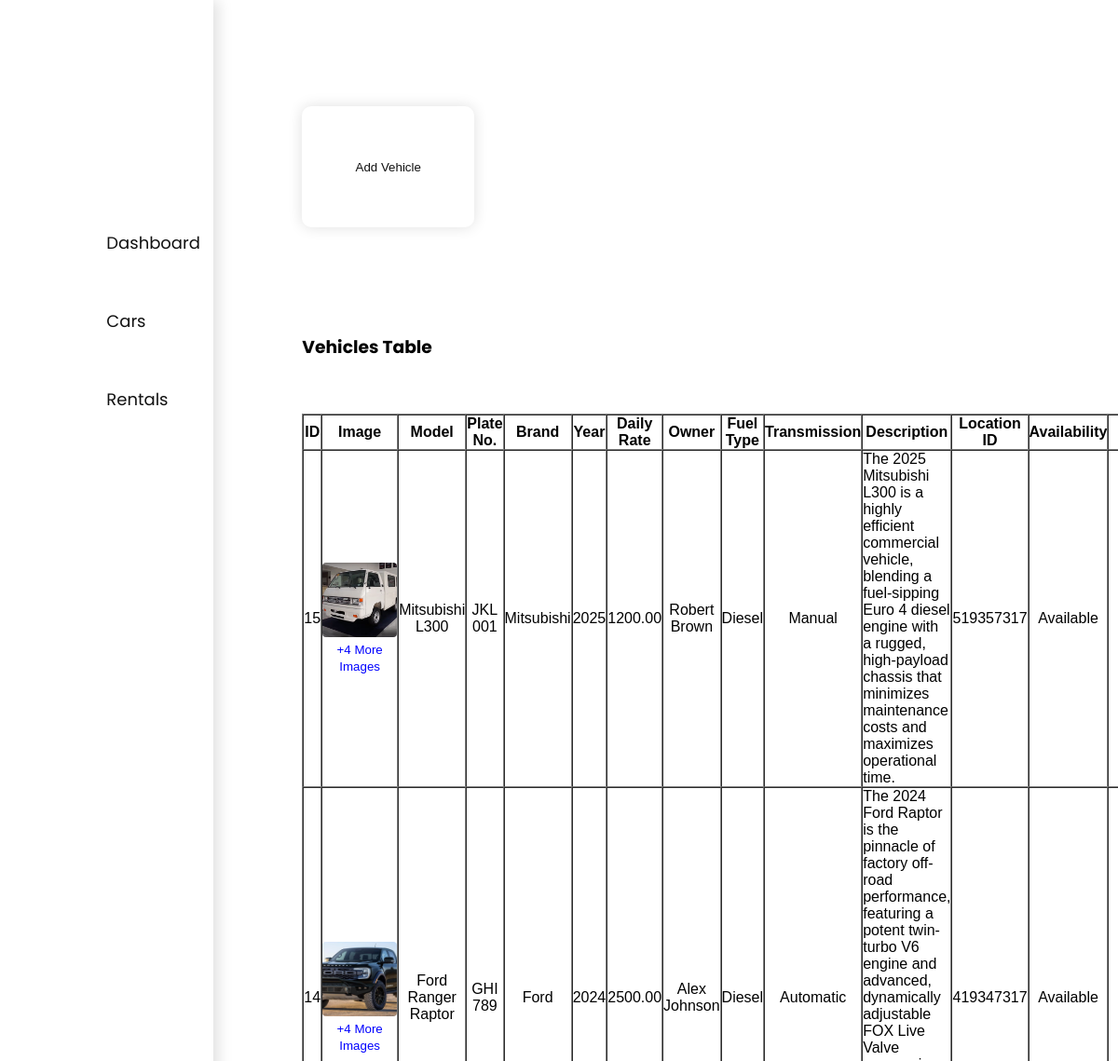
The app's page /vnm-system/php/cars/cars.php (upper part), older data.
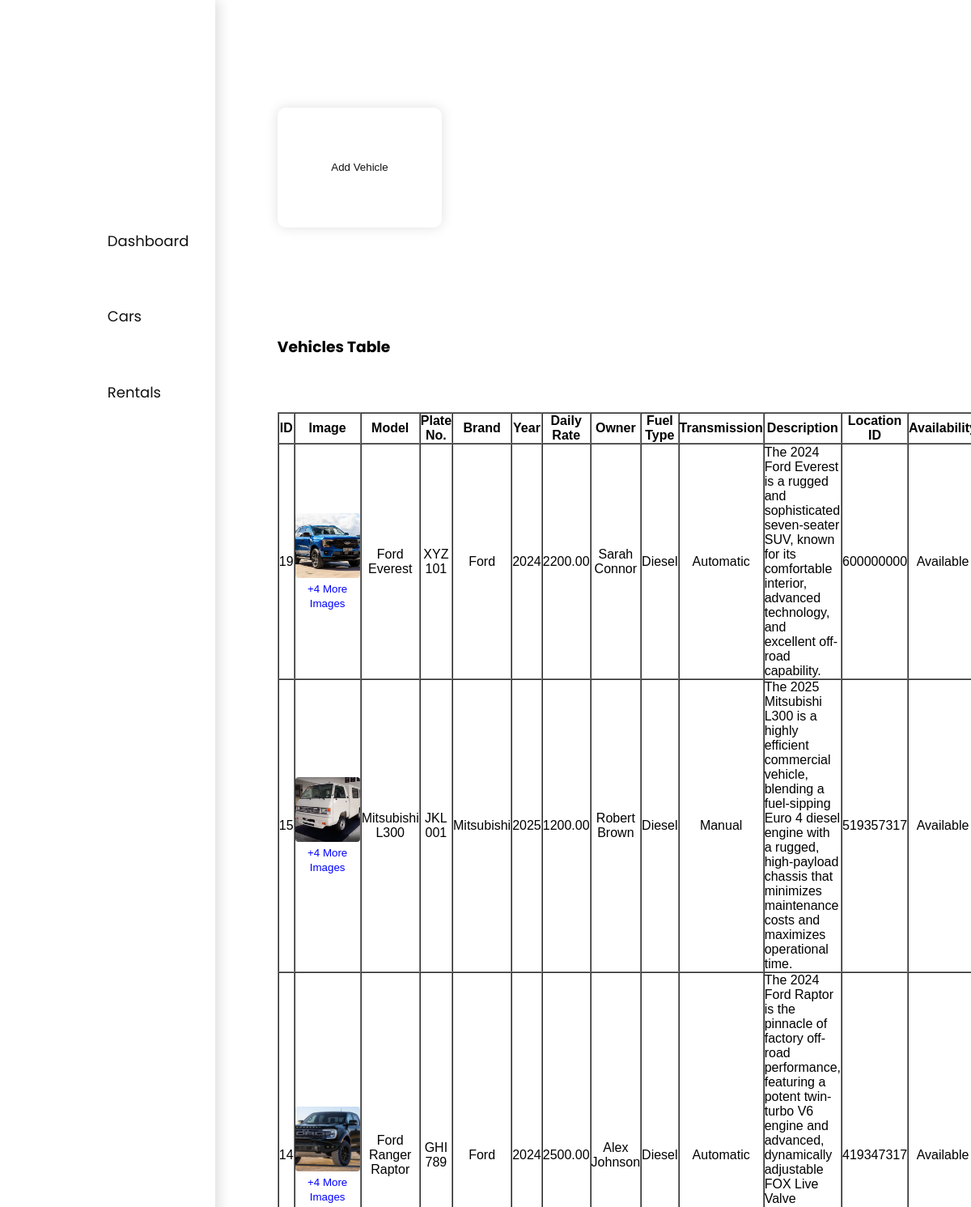
The same page, newer data.
### tables this page shows
CREATE TABLE `cars` (
  `car_id` int(11) NOT NULL,
  `model` varchar(100) NOT NULL,
  `plate_no` varchar(20) NOT NULL,
  `car_brand` varchar(100) NOT NULL,
  `year` year(4) NOT NULL,
  `daily_rate` decimal(10,2) NOT NULL,
  `owner` varchar(150) NOT NULL,
  `fuel_type` varchar(50) NOT NULL,
  `transmission` varchar(50) NOT NULL,
  `is_available` tinyint(1) DEFAULT 1,
  `location_id` int(11) NOT NULL,
  `image` varchar(255) DEFAULT NULL,
  `availability` tinyint(1) NOT NULL DEFAULT 1,
  `description` text DEFAULT NULL
);

### vnm-system/php/cars/cars.php (the view, shortened to what this page needs)
<?php
    include '../db.php';
$sql = "SELECT * FROM cars ORDER BY car_id DESC";
$result = $conn->query($sql);
?>
<!DOCTYPE html>
<html lang="en">
<head>
<link rel="stylesheet" href="/vnm-system/css/common.css">
<link rel="stylesheet" href="/vnm-system/php/cars/cars.css">
</head>
<body>
<nav>
    <div class="navLink">
        <a href="/vnm-system/php/adminindex.php">Dashboard</a>
        <a href="/vnm-system/php/cars/cars.php">Cars</a>
        <a href="/vnm-system/php/rentals.php">Rentals</a>
    </div>
</nav>
<main>
<button popovertarget="add-vehicle">Add Vehicle</button>
<h3>Vehicles Table</h3>
<table border="1" cellpadding="10" cellspacing="0" style="width:100%; font-family:Arial; margin-bottom:20px;">
<tr>
    <th>ID</th><th>Image</th><th>Model</th><th>Plate No.</th><th>Brand</th><th>Year</th><th>Daily Rate</th>
    <th>Owner</th><th>Fuel Type</th><th>Transmission</th><th>Description</th><th>Location ID</th><th>Availability</th><th>Actions</th>
</tr>
<?php
    $car_images = [];
    $images_result = $conn->query("SELECT * FROM car_images");
    if ($images_result) {
        while ($img_row = $images_result->fetch_assoc()) {
            $car_images[$img_row['car_id']][] = $img_row;
        }
    }
    while($row = $result->fetch_assoc()):
    $all_images = [];
    if (!empty($row['image'])) {
        $all_images[] = [ 'path' => $row['image'] ];
    }
    if (isset($car_images[$row['car_id']])) {
        foreach ($car_images[$row['car_id']] as $img) {
            $all_images[] = [ 'path' => $img['image_path'] ];
        }
    }
    $images_json = htmlspecialchars(json_encode($all_images), ENT_QUOTES, 'UTF-8');
?>
<tr>
    <td><?= $row['car_id'] ?></td>
    <td>
        <?= !empty($row['image']) ? "<img src='uploads/cars/".$row['image']."' class='preview main-car-image' data-images='{$images_json}' onclick='openImageGallery(this)'>" : "No Image" ?>
        <?php
            $additional_count = isset($car_images[$row['car_id']]) ? count($car_images[$row['car_id']]) : 0;
            if ($additional_count > 0) {
                echo "<br><small style='color:blue;'>+" . $additional_count . " More Images</small>";
            }
        ?>
    </td>
    <td><?= $row['model'] ?></td>
    <td><?= $row['plate_no'] ?></td>
    <td><?= $row['car_brand'] ?></td>
    <td><?= $row['year'] ?></td>
    <td><?= $row['daily_rate'] ?></td>
    <td><?= $row['owner'] ?></td>
    <td><?= $row['fuel_type'] ?></td>
    <td><?= $row['transmission'] ?? 'N/A' ?></td> <td style="max-width: 250px; text-align: left;"><?= nl2br(htmlspecialchars($row['description'])) ?></td>
    <td><?= $row['location_id'] ?></td>
    <td>
        <?php
            if($row['availability']==1) echo "Available";
            elseif($row['availability']==0) echo "Unavailable";
            else echo "Maintenance";
        ?>
    </td>
    <td>
    </td>
</tr>
<?php endwhile; ?>
</table>
</main>
</body>
</html>

Row changes from the older to the newer data that the page shows:
added cars: car_id "19", image (picture), car_id "4", model "Ford Everest", plate_no "XYZ 101", car_brand "Ford", year "2024", daily_rate "2200.00", owner "Sarah Connor", fuel_type "Diesel", transmission "Automatic", description "The 2024 Ford Everest is a rugged and sophisticated seven-seater SUV, known for its comfortable interior, advanced technology, and excellent off-road capability.", location "600000000", availability "Available"
